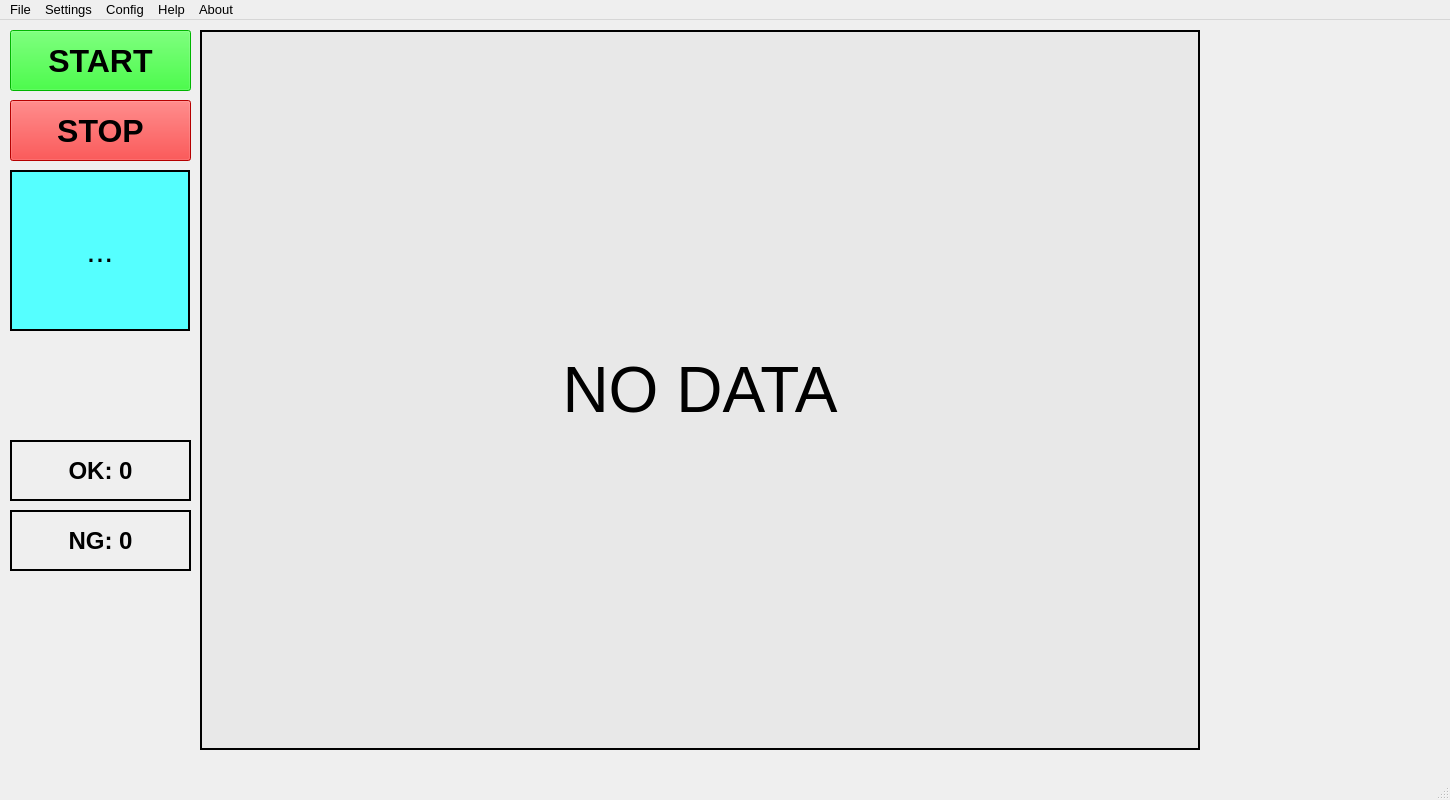
<?xml version="1.0" encoding="UTF-8"?>
<ui version="4.0">
 <class>MainWindow1</class>
 <widget class="QMainWindow" name="MainWindow1">
  <property name="windowModality">
   <enum>Qt::NonModal</enum>
  </property>
  <property name="enabled">
   <bool>true</bool>
  </property>
  <property name="geometry">
   <rect>
    <x>0</x>
    <y>0</y>
    <width>1450</width>
    <height>800</height>
   </rect>
  </property>
  <property name="sizePolicy">
   <sizepolicy hsizetype="Preferred" vsizetype="Preferred">
    <horstretch>0</horstretch>
    <verstretch>0</verstretch>
   </sizepolicy>
  </property>
  <property name="minimumSize">
   <size>
    <width>0</width>
    <height>0</height>
   </size>
  </property>
  <property name="baseSize">
   <size>
    <width>0</width>
    <height>0</height>
   </size>
  </property>
  <property name="font">
   <font>
    <family>Arial</family>
    <pointsize>10</pointsize>
    <weight>50</weight>
    <italic>false</italic>
    <bold>false</bold>
    <underline>false</underline>
    <strikeout>false</strikeout>
    <stylestrategy>PreferAntialias</stylestrategy>
    <kerning>true</kerning>
   </font>
  </property>
  <property name="cursor">
   <cursorShape>ArrowCursor</cursorShape>
  </property>
  <property name="mouseTracking">
   <bool>true</bool>
  </property>
  <property name="focusPolicy">
   <enum>Qt::NoFocus</enum>
  </property>
  <property name="contextMenuPolicy">
   <enum>Qt::DefaultContextMenu</enum>
  </property>
  <property name="acceptDrops">
   <bool>false</bool>
  </property>
  <property name="windowTitle">
   <string>Decode Barcode Image using YOLOv8 and REAL-ESRGAN</string>
  </property>
  <property name="windowIcon">
   <iconset theme="NKUST">
    <normaloff>.</normaloff>.</iconset>
  </property>
  <property name="statusTip">
   <string/>
  </property>
  <property name="autoFillBackground">
   <bool>false</bool>
  </property>
  <property name="styleSheet">
   <string notr="true"/>
  </property>
  <property name="iconSize">
   <size>
    <width>64</width>
    <height>64</height>
   </size>
  </property>
  <property name="animated">
   <bool>true</bool>
  </property>
  <property name="tabShape">
   <enum>QTabWidget::Rounded</enum>
  </property>
  <widget class="QWidget" name="centralwidget">
   <widget class="QLabel" name="label_quality_ok">
    <property name="geometry">
     <rect>
      <x>10</x>
      <y>420</y>
      <width>181</width>
      <height>61</height>
     </rect>
    </property>
    <property name="font">
     <font>
      <family>Arial</family>
      <pointsize>18</pointsize>
      <weight>75</weight>
      <bold>true</bold>
     </font>
    </property>
    <property name="frameShape">
     <enum>QFrame::WinPanel</enum>
    </property>
    <property name="text">
     <string>OK: 0</string>
    </property>
    <property name="alignment">
     <set>Qt::AlignCenter</set>
    </property>
   </widget>
   <widget class="QLabel" name="label_quality_ng">
    <property name="geometry">
     <rect>
      <x>10</x>
      <y>490</y>
      <width>181</width>
      <height>61</height>
     </rect>
    </property>
    <property name="font">
     <font>
      <family>Arial</family>
      <pointsize>18</pointsize>
      <weight>75</weight>
      <bold>true</bold>
     </font>
    </property>
    <property name="frameShape">
     <enum>QFrame::WinPanel</enum>
    </property>
    <property name="text">
     <string>NG: 0</string>
    </property>
    <property name="alignment">
     <set>Qt::AlignCenter</set>
    </property>
   </widget>
   <widget class="QPushButton" name="push_start">
    <property name="geometry">
     <rect>
      <x>10</x>
      <y>10</y>
      <width>181</width>
      <height>61</height>
     </rect>
    </property>
    <property name="font">
     <font>
      <family>Arial</family>
      <pointsize>24</pointsize>
      <weight>75</weight>
      <bold>true</bold>
     </font>
    </property>
    <property name="styleSheet">
     <string notr="true">background-color: rgb(0, 255, 0);</string>
    </property>
    <property name="text">
     <string>START</string>
    </property>
    <property name="checkable">
     <bool>false</bool>
    </property>
   </widget>
   <widget class="QPushButton" name="push_stop">
    <property name="geometry">
     <rect>
      <x>10</x>
      <y>80</y>
      <width>181</width>
      <height>61</height>
     </rect>
    </property>
    <property name="font">
     <font>
      <family>Arial</family>
      <pointsize>24</pointsize>
      <weight>75</weight>
      <bold>true</bold>
     </font>
    </property>
    <property name="styleSheet">
     <string notr="true">background-color: rgb(255, 0, 0);
border-color: rgb(0, 0, 0);</string>
    </property>
    <property name="text">
     <string>STOP</string>
    </property>
   </widget>
   <widget class="QLabel" name="display_status_ok_ng">
    <property name="geometry">
     <rect>
      <x>10</x>
      <y>150</y>
      <width>180</width>
      <height>161</height>
     </rect>
    </property>
    <property name="font">
     <font>
      <family>Arial</family>
      <pointsize>24</pointsize>
      <stylestrategy>PreferDefault</stylestrategy>
     </font>
    </property>
    <property name="layoutDirection">
     <enum>Qt::LeftToRight</enum>
    </property>
    <property name="autoFillBackground">
     <bool>false</bool>
    </property>
    <property name="styleSheet">
     <string notr="true">background-color: rgb(85, 255, 255);
border-color: rgb(0, 0, 0);
</string>
    </property>
    <property name="frameShape">
     <enum>QFrame::WinPanel</enum>
    </property>
    <property name="text">
     <string notr="true">...</string>
    </property>
    <property name="textFormat">
     <enum>Qt::AutoText</enum>
    </property>
    <property name="scaledContents">
     <bool>false</bool>
    </property>
    <property name="alignment">
     <set>Qt::AlignCenter</set>
    </property>
    <property name="margin">
     <number>0</number>
    </property>
    <property name="indent">
     <number>-1</number>
    </property>
   </widget>
   <widget class="QLabel" name="display0">
    <property name="enabled">
     <bool>true</bool>
    </property>
    <property name="geometry">
     <rect>
      <x>200</x>
      <y>10</y>
      <width>1000</width>
      <height>720</height>
     </rect>
    </property>
    <property name="font">
     <font>
      <family>Arial</family>
      <pointsize>48</pointsize>
     </font>
    </property>
    <property name="autoFillBackground">
     <bool>false</bool>
    </property>
    <property name="styleSheet">
     <string notr="true">background-color: rgb(232, 232, 232);</string>
    </property>
    <property name="frameShape">
     <enum>QFrame::WinPanel</enum>
    </property>
    <property name="text">
     <string>NO DATA</string>
    </property>
    <property name="alignment">
     <set>Qt::AlignCenter</set>
    </property>
   </widget>
  </widget>
  <widget class="QMenuBar" name="menubar">
   <property name="geometry">
    <rect>
     <x>0</x>
     <y>0</y>
     <width>1450</width>
     <height>22</height>
    </rect>
   </property>
   <widget class="QMenu" name="menuFile">
    <property name="title">
     <string>File</string>
    </property>
    <addaction name="actionOpen_Image_Video_2"/>
    <addaction name="actionOpen_Webcam_2"/>
    <addaction name="separator"/>
    <addaction name="actionExit_2"/>
   </widget>
   <widget class="QMenu" name="menuSettings">
    <property name="title">
     <string>Settings</string>
    </property>
    <addaction name="actionChoose_AI_Models"/>
    <addaction name="actionSetup_Camera"/>
   </widget>
   <widget class="QMenu" name="menuConfig">
    <property name="title">
     <string>Config</string>
    </property>
    <addaction name="actionCOM_port"/>
    <addaction name="actionFormat_SFIS"/>
   </widget>
   <widget class="QMenu" name="menuHelp">
    <property name="title">
     <string>Help</string>
    </property>
    <addaction name="actionWelcome"/>
    <addaction name="actionWelcome_2"/>
    <addaction name="actionDocument_2"/>
   </widget>
   <widget class="QMenu" name="menuAbout">
    <property name="title">
     <string>About</string>
    </property>
    <addaction name="actionVersion"/>
    <addaction name="actionSuggestions_For_Improvement"/>
   </widget>
   <addaction name="menuFile"/>
   <addaction name="menuSettings"/>
   <addaction name="menuConfig"/>
   <addaction name="menuHelp"/>
   <addaction name="menuAbout"/>
  </widget>
  <widget class="QStatusBar" name="statusbar"/>
  <action name="action">
   <property name="checkable">
    <bool>true</bool>
   </property>
   <property name="checked">
    <bool>true</bool>
   </property>
   <property name="text">
    <string>Open Image/Video...</string>
   </property>
   <property name="visible">
    <bool>false</bool>
   </property>
   <property name="shortcutVisibleInContextMenu">
    <bool>false</bool>
   </property>
  </action>
  <action name="actionOpen_Webcam">
   <property name="text">
    <string>Open Webcam...</string>
   </property>
  </action>
  <action name="actionExit">
   <property name="text">
    <string>Exit</string>
   </property>
  </action>
  <action name="actionChoose_AI_Models">
   <property name="checkable">
    <bool>true</bool>
   </property>
   <property name="text">
    <string>Choose AI Model...</string>
   </property>
  </action>
  <action name="actionSetup_Camera">
   <property name="text">
    <string>Setup Camera...</string>
   </property>
  </action>
  <action name="actionCOM_port">
   <property name="text">
    <string>COM port...</string>
   </property>
  </action>
  <action name="actionFormat_SFIS">
   <property name="text">
    <string>Format SFIS...</string>
   </property>
  </action>
  <action name="actionWelcome">
   <property name="text">
    <string>Welcome...</string>
   </property>
   <property name="visible">
    <bool>false</bool>
   </property>
  </action>
  <action name="actionDocument">
   <property name="text">
    <string>Document...</string>
   </property>
  </action>
  <action name="actionVersion">
   <property name="text">
    <string>Version...</string>
   </property>
  </action>
  <action name="actionSuggestions_For_Improvement">
   <property name="text">
    <string>Suggestions For Improvement...</string>
   </property>
  </action>
  <action name="actionOpen_Image_Video">
   <property name="text">
    <string>Open Image/Video...</string>
   </property>
  </action>
  <action name="actionOpen_Image_Video_2">
   <property name="text">
    <string>Open Image/Video...</string>
   </property>
  </action>
  <action name="actionOpen_Webcam_2">
   <property name="text">
    <string>Open Webcam...</string>
   </property>
  </action>
  <action name="actionExit_2">
   <property name="text">
    <string>Exit...</string>
   </property>
  </action>
  <action name="actionWelcome_2">
   <property name="text">
    <string>Welcome...</string>
   </property>
  </action>
  <action name="actionDocument_2">
   <property name="text">
    <string>Document...</string>
   </property>
  </action>
 </widget>
 <resources/>
 <connections/>
</ui>
